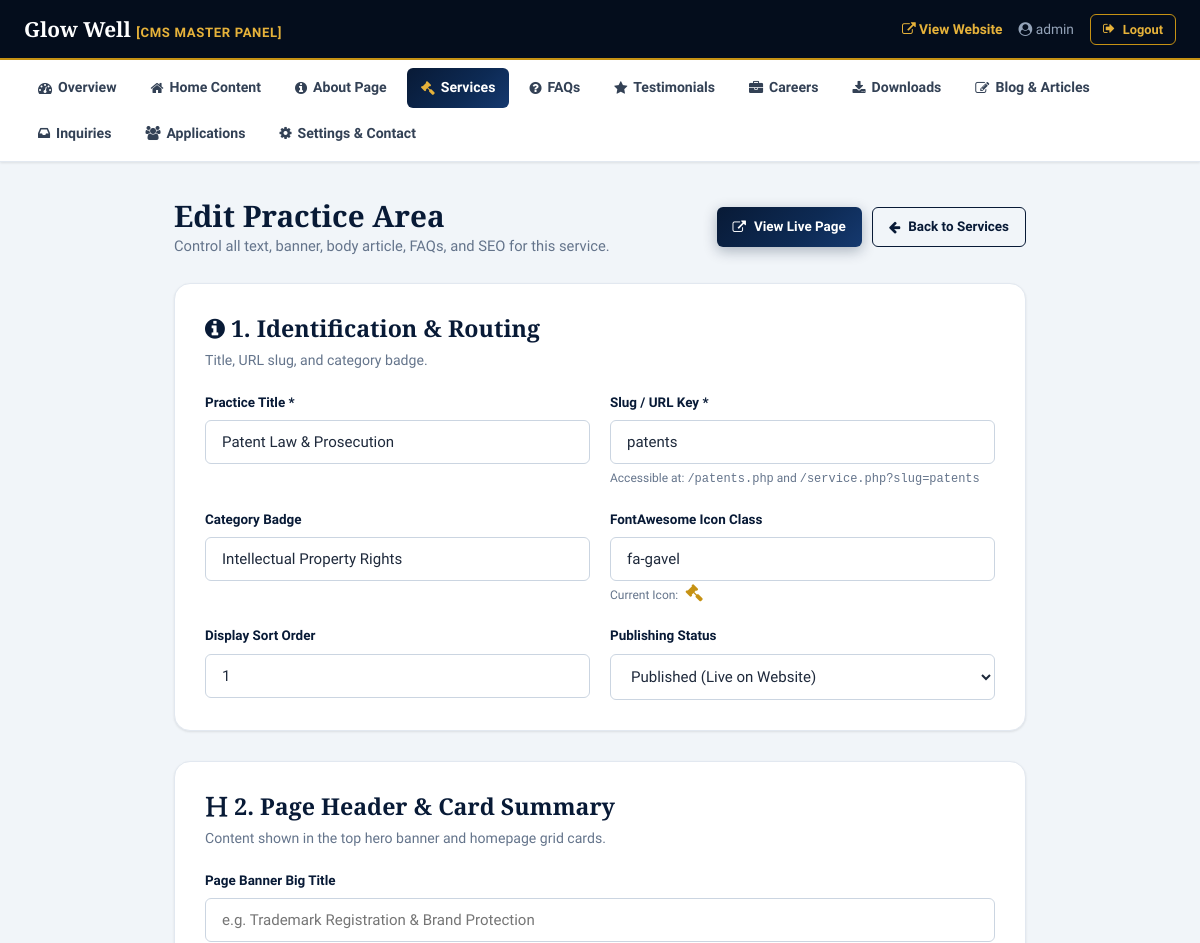
/admin/service-edit.php?id=1 (signed in, upper part), run on an earlier commit of the app's database.
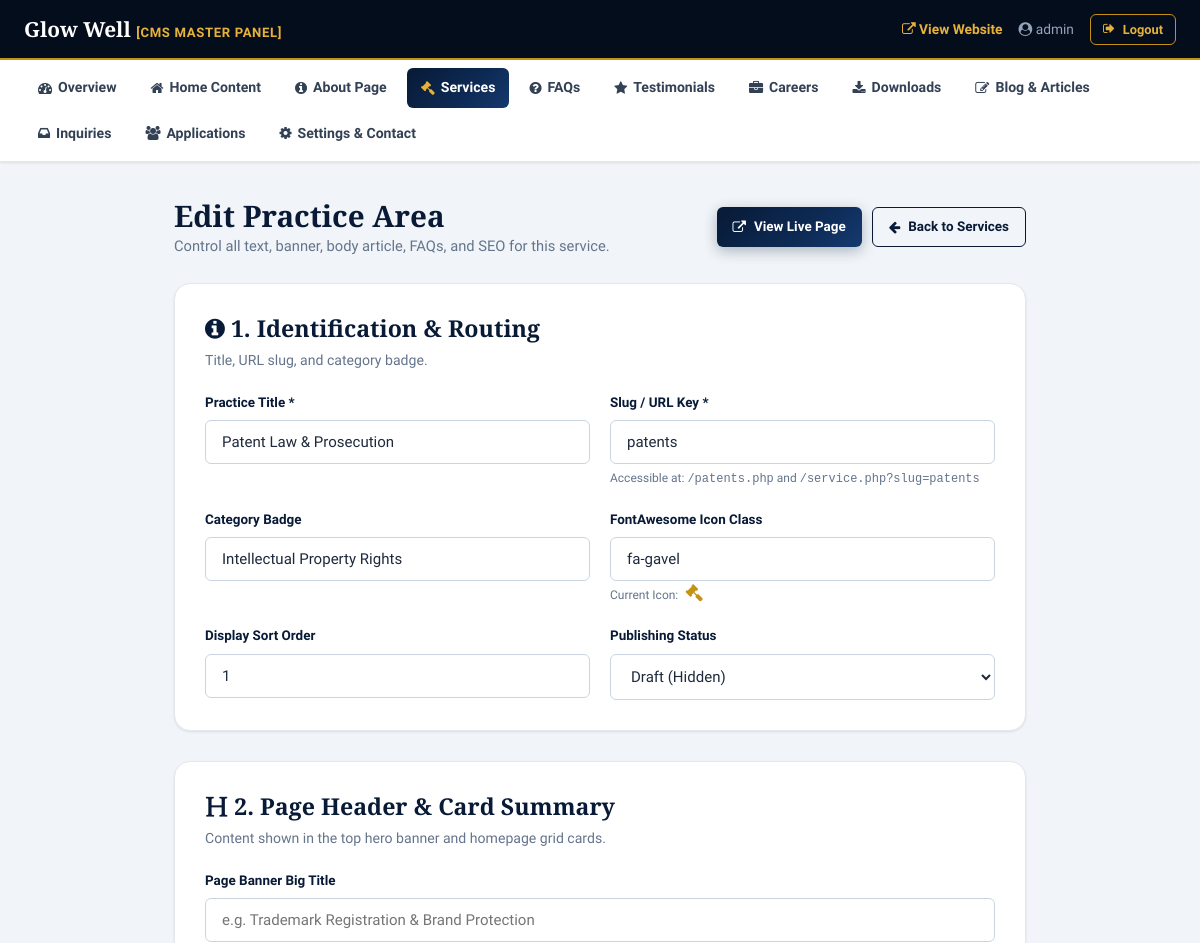
And on a later commit of the database.
### tables this page shows
CREATE TABLE `practices` (
  `id` int NOT NULL AUTO_INCREMENT,
  `slug` varchar(190) NOT NULL,
  `title` varchar(255) NOT NULL,
  `short_description` text,
  `icon` varchar(100) DEFAULT 'fa-gavel',
  `hero_image` varchar(255) DEFAULT NULL,
  `intro` text,
  `awards_content` longtext,
  `cta_title` varchar(255) DEFAULT NULL,
  `cta_text` text,
  `cta_btn_label` varchar(100) DEFAULT NULL,
  `cta_btn_link` varchar(255) DEFAULT NULL,
  `meta_title` varchar(255) DEFAULT NULL,
  `meta_description` varchar(500) DEFAULT NULL,
  `is_featured` tinyint(1) DEFAULT '0',
  `sort_order` int DEFAULT '0',
  `status` enum('published','draft') DEFAULT 'published',
  `created_at` timestamp NULL DEFAULT CURRENT_TIMESTAMP,
  `updated_at` timestamp NULL DEFAULT CURRENT_TIMESTAMP ON UPDATE CURRENT_TIMESTAMP,
  `badge` varchar(100) DEFAULT 'Intellectual Property Rights',
  `banner_title` varchar(255) DEFAULT NULL,
  `banner_subtitle` text,
  `content` longtext,
  PRIMARY KEY (`id`),
  UNIQUE KEY `slug` (`slug`)
);

### config/settings.php (called while the page is built, shortened)
<?php
function e($string) {
    return htmlspecialchars((string)$string, ENT_QUOTES, 'UTF-8');
}

### admin/service-edit.php (the view, shortened to what the changed rows need)
<?php
require_once __DIR__ . '/header.php';
$pdo = get_pdo();
$id = (int)($_GET['id'] ?? 0);
$practice = null;
if ($id > 0) {
    $stmt = $pdo->prepare("SELECT * FROM practices WHERE id = ?");
    $stmt->execute([$id]);
    $practice = $stmt->fetch();
}
?>
<div class="container" style="padding-top: 35px; padding-bottom: 50px; max-width: 900px;">
    <div style="display:flex; justify-content:space-between; align-items:center; margin-bottom: 25px; flex-wrap:wrap; gap:12px;">
        <div>
            <h1 style="font-size: 1.85rem; color: var(--primary);"><?= $id > 0 ? 'Edit Practice Area' : 'Add New Practice Area' ?></h1>
        </div>
    </div>
    <form action="<?= BASE_URL ?>/admin/service-edit.php<?= $id > 0 ? '?id='.$id : '' ?>" method="POST">
        <div class="admin-card">
            <h2><i class="fa fa-info-circle text-gold"></i> 1. Identification &amp; Routing</h2>
            <div class="form-row" style="margin-bottom: 18px;">
                <div>
                    <label style="font-size:0.84rem; font-weight:700; color:var(--primary); margin-bottom:6px; display:block;">Practice Title *</label>
                    <input type="text" name="title" class="form-control" value="<?= e($practice['title'] ?? '') ?>" placeholder="e.g. Trademark Registration & Protection" required>
                </div>
                <div>
                    <label style="font-size:0.84rem; font-weight:700; color:var(--primary); margin-bottom:6px; display:block;">Slug / URL Key *</label>
                    <input type="text" name="slug" class="form-control" value="<?= e($practice['slug'] ?? '') ?>" placeholder="e.g. trademark" required>
                    <span style="font-size:0.75rem; color:var(--text-muted);">Accessible at: <code>/<?= e($practice['slug'] ?? 'slug') ?>.php</code> and <code>/service.php?slug=<?= e($practice['slug'] ?? 'slug') ?></code></span>
                </div>
            </div>
            <div class="form-row" style="margin-bottom: 18px;">
                <div>
                    <label style="font-size:0.84rem; font-weight:700; color:var(--primary); margin-bottom:6px; display:block;">Category Badge</label>
                    <input type="text" name="badge" class="form-control" value="<?= e($practice['badge'] ?? 'Intellectual Property Rights') ?>" placeholder="e.g. Intellectual Property Rights, Corporate Structuring">
                </div>
                <div>
                    <label style="font-size:0.84rem; font-weight:700; color:var(--primary); margin-bottom:6px; display:block;">FontAwesome Icon Class</label>
                    <input type="text" name="icon" class="form-control" value="<?= e($practice['icon'] ?? 'fa-gavel') ?>" placeholder="e.g. fa-registered, fa-lightbulb-o, fa-shield">
                    <span style="font-size:0.75rem; color:var(--text-muted);">Current Icon: <i class="fa <?= e($practice['icon'] ?? 'fa-gavel') ?>" style="color:var(--accent); font-size:1.1rem; margin-left:4px;"></i></span>
                </div>
            </div>
            <div class="form-row">
                <div>
                    <label style="font-size:0.84rem; font-weight:700; color:var(--primary); margin-bottom:6px; display:block;">Display Sort Order</label>
                    <input type="number" name="sort_order" class="form-control" value="<?= e($practice['sort_order'] ?? '0') ?>">
                </div>
                <div>
                    <label style="font-size:0.84rem; font-weight:700; color:var(--primary); margin-bottom:6px; display:block;">Publishing Status</label>
                    <select name="status" class="form-control">
                        <option value="published" <?= ($practice['status'] ?? '') === 'published' ? 'selected' : '' ?>>Published (Live on Website)</option>
                        <option value="draft" <?= ($practice['status'] ?? '') === 'draft' ? 'selected' : '' ?>>Draft (Hidden)</option>
                    </select>
                </div>
            </div>
        </div>
        <div class="admin-card">
            <h2><i class="fa fa-header text-gold"></i> 2. Page Header &amp; Card Summary</h2>
        </div>
    </form>
</div>
<?php require_once __DIR__ . '/footer.php'; ?>

What changed in the data, as far as the page shows it:
changed practices "patents": status "Published (Live on Website)" → "Draft (Hidden)"
